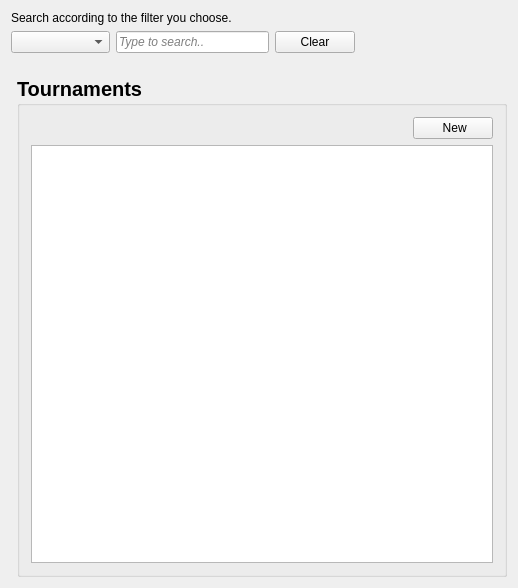
<?xml version="1.0" encoding="UTF-8"?>
<ui version="4.0">
 <class>HistoryPageClass</class>
 <widget class="QWidget" name="HistoryPageClass">
  <property name="geometry">
   <rect>
    <x>0</x>
    <y>0</y>
    <width>518</width>
    <height>588</height>
   </rect>
  </property>
  <property name="sizePolicy">
   <sizepolicy hsizetype="Expanding" vsizetype="Expanding">
    <horstretch>0</horstretch>
    <verstretch>0</verstretch>
   </sizepolicy>
  </property>
  <property name="windowTitle">
   <string>Tournament History</string>
  </property>
  <layout class="QGridLayout" name="gridLayout_2">
   <item row="0" column="0" colspan="2">
    <layout class="QVBoxLayout" name="verticalLayout">
     <item>
      <widget class="QLabel" name="label">
       <property name="sizePolicy">
        <sizepolicy hsizetype="Fixed" vsizetype="Fixed">
         <horstretch>0</horstretch>
         <verstretch>0</verstretch>
        </sizepolicy>
       </property>
       <property name="text">
        <string>Search according to the filter you choose.</string>
       </property>
      </widget>
     </item>
     <item>
      <layout class="QHBoxLayout" name="horizontalLayout">
       <item>
        <widget class="QComboBox" name="comboBoxFilter">
         <property name="placeholderText">
          <string/>
         </property>
         <item>
          <property name="text">
           <string/>
          </property>
         </item>
         <item>
          <property name="text">
           <string>Organization</string>
          </property>
         </item>
         <item>
          <property name="text">
           <string>Season</string>
          </property>
         </item>
         <item>
          <property name="text">
           <string>Type</string>
          </property>
         </item>
         <item>
          <property name="text">
           <string>Category</string>
          </property>
         </item>
         <item>
          <property name="text">
           <string>Teammate</string>
          </property>
         </item>
         <item>
          <property name="text">
           <string>Progress</string>
          </property>
         </item>
         <item>
          <property name="text">
           <string>Opponent</string>
          </property>
         </item>
        </widget>
       </item>
       <item>
        <widget class="QLineEdit" name="lineEditSearchBar">
         <property name="sizePolicy">
          <sizepolicy hsizetype="Expanding" vsizetype="Fixed">
           <horstretch>0</horstretch>
           <verstretch>0</verstretch>
          </sizepolicy>
         </property>
         <property name="font">
          <font>
           <italic>true</italic>
          </font>
         </property>
         <property name="placeholderText">
          <string>Type to search..</string>
         </property>
        </widget>
       </item>
       <item>
        <widget class="QPushButton" name="ClearButton">
         <property name="text">
          <string>Clear</string>
         </property>
        </widget>
       </item>
       <item>
        <spacer name="horizontalSpacer_2">
         <property name="orientation">
          <enum>Qt::Orientation::Horizontal</enum>
         </property>
         <property name="sizeHint" stdset="0">
          <size>
           <width>40</width>
           <height>20</height>
          </size>
         </property>
        </spacer>
       </item>
      </layout>
     </item>
    </layout>
   </item>
   <item row="2" column="1">
    <widget class="QGroupBox" name="groupBox">
     <property name="font">
      <font>
       <pointsize>15</pointsize>
       <bold>true</bold>
      </font>
     </property>
     <property name="title">
      <string>Tournaments</string>
     </property>
     <layout class="QGridLayout" name="gridLayout">
      <item row="0" column="0">
       <layout class="QHBoxLayout" name="horizontalLayout_2">
        <item>
         <spacer name="horizontalSpacer">
          <property name="orientation">
           <enum>Qt::Orientation::Horizontal</enum>
          </property>
          <property name="sizeHint" stdset="0">
           <size>
            <width>40</width>
            <height>20</height>
           </size>
          </property>
         </spacer>
        </item>
        <item>
         <widget class="QPushButton" name="NewTournamentButton">
          <property name="font">
           <font>
            <pointsize>9</pointsize>
            <bold>false</bold>
           </font>
          </property>
          <property name="toolTip">
           <string>Add new tournament</string>
          </property>
          <property name="toolTipDuration">
           <number>-1</number>
          </property>
          <property name="text">
           <string> New</string>
          </property>
         </widget>
        </item>
       </layout>
      </item>
      <item row="1" column="0">
       <widget class="QTableWidget" name="tableWidget">
        <property name="font">
         <font>
          <pointsize>10</pointsize>
          <bold>false</bold>
         </font>
        </property>
        <property name="autoFillBackground">
         <bool>false</bool>
        </property>
        <property name="editTriggers">
         <set>QAbstractItemView::EditTrigger::NoEditTriggers</set>
        </property>
        <property name="alternatingRowColors">
         <bool>true</bool>
        </property>
        <property name="sortingEnabled">
         <bool>false</bool>
        </property>
       </widget>
      </item>
     </layout>
    </widget>
   </item>
   <item row="1" column="1">
    <spacer name="verticalSpacer_2">
     <property name="orientation">
      <enum>Qt::Orientation::Vertical</enum>
     </property>
     <property name="sizeType">
      <enum>QSizePolicy::Policy::Fixed</enum>
     </property>
     <property name="sizeHint" stdset="0">
      <size>
       <width>17</width>
       <height>17</height>
      </size>
     </property>
    </spacer>
   </item>
  </layout>
 </widget>
 <layoutdefault spacing="6" margin="11"/>
 <resources/>
 <connections/>
</ui>
